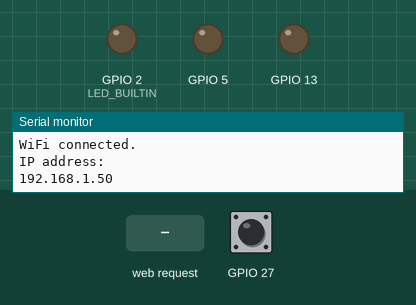
The sketch below on a simulated ESP32. Shown: output pins drawn as LEDs (lit = HIGH), the last lines printed to the serial monitor. The inputs (shaded band) are chosen by the test bench; at power-on: GPIO 27 HIGH. WiFi joins after 1.5 s; servers stay silent unless stated.

Above: at 3.2 s.
3.3 s: HTTP request GET /5/H received
4.8 s: GPIO 27 pulled LOW for 0.15 s
At 4.87 s:
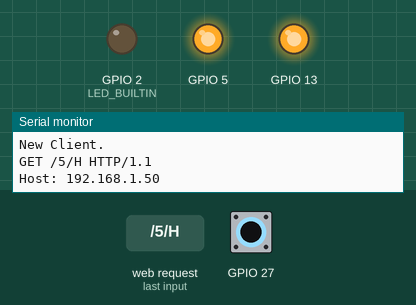
6.4 s: HTTP request GET /13/H received
7.9 s: GPIO 27 pulled LOW for 3.2 s
At 12.1 s:
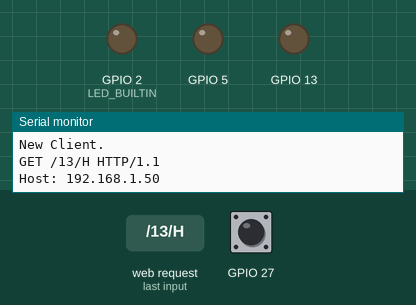
Timing chart, 0 to 13.6 s (numbered marks = the images above; inputs shaded):
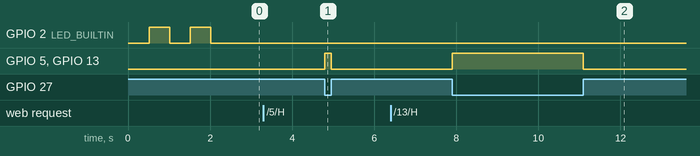

The sketch:

esp32-wifi.ino
```cpp
#include <WiFi.h>

const char *ssid = "<ssid-wifi>";
const char *password = "<senha-wifi>";

NetworkServer server(80);

void setup() {
  Serial.begin(115200);
  pinMode(5, OUTPUT);
  pinMode(13, OUTPUT);
  pinMode(LED_BUILTIN, OUTPUT);

  delay(10);


  Serial.println();
  Serial.println();
  Serial.print("Connecting to ");
  Serial.println(ssid);

  WiFi.begin(ssid, password);

  while (WiFi.status() != WL_CONNECTED) {
    delay(500);
    Serial.print(".");
    digitalWrite(LED_BUILTIN, HIGH);
    delay(500);
    digitalWrite(LED_BUILTIN, LOW);
  }

  Serial.println("");
  Serial.println("WiFi connected.");
  Serial.println("IP address: ");
  Serial.println(WiFi.localIP());

  server.begin();
}

void loop() {
  NetworkClient client = server.accept();

  int t1 = touchRead(27);

  if (t1 <= 20) {
    digitalWrite(5, HIGH);
    digitalWrite(13, HIGH);
  } else {
    digitalWrite(5, LOW);
    digitalWrite(13, LOW);
  }

  if (client) {
    Serial.println("New Client.");
    String currentLine = "";
    while (client.connected()) {
      if (client.available()) {
        char c = client.read();
        Serial.write(c);
        if (c == '\n') {


          if (currentLine.length() == 0) {


            client.println("HTTP/1.1 200 OK");
            client.println("Content-type:text/html");
            client.println();


            client.print("Click <a href=\"/H\">here</a> to turn the LED on pin 5 off.<br>");
            client.print("Click <a href=\"/L\">here</a> to turn the LED on pin 5 on.<br>");


            client.println();

            break;
          } else {
            currentLine = "";
          }
        } else if (c != '\r') {
          currentLine += c;
        }


        if (currentLine.endsWith("GET /5/H")) {
          digitalWrite(5, HIGH);
        }
        if (currentLine.endsWith("GET /5/L")) {
          digitalWrite(5, LOW);
        }
        if (currentLine.endsWith("GET /13/H")) {
          digitalWrite(13, HIGH);
        }
        if (currentLine.endsWith("GET /13/L")) {
          digitalWrite(13, LOW);
        }
      }
    }

    client.stop();
  }
}
```

Measured:
- after the input at 4.8 s, GPIO 5, GPIO 13: LOW → HIGH at once, → LOW 0.15 s later
- after the input at 7.9 s, GPIO 5, GPIO 13: LOW → HIGH at once, → LOW 3.2 s later
